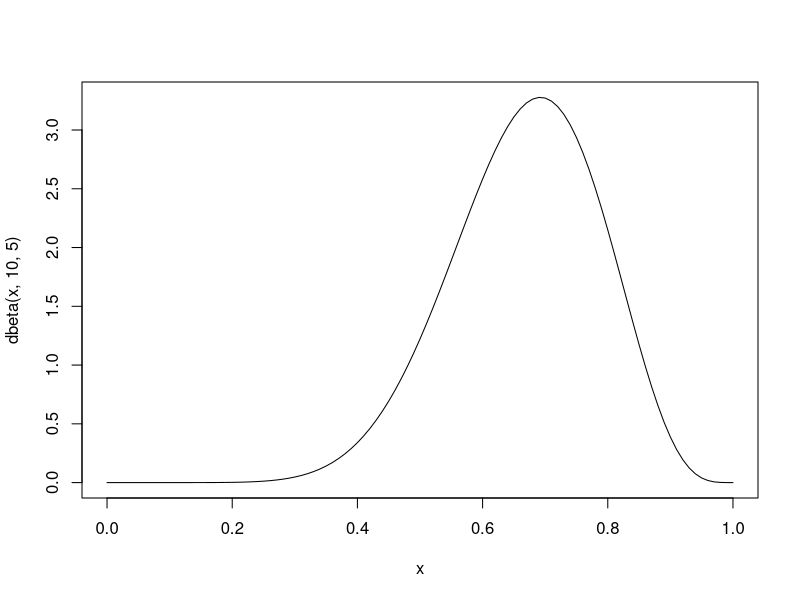

Recreate this plot in R.
## ---- chunk 1
#| echo: true
#| fig-cap: "Beta Distribution"

curve(dbeta(x, 10, 5), from = 0, to = 1)
